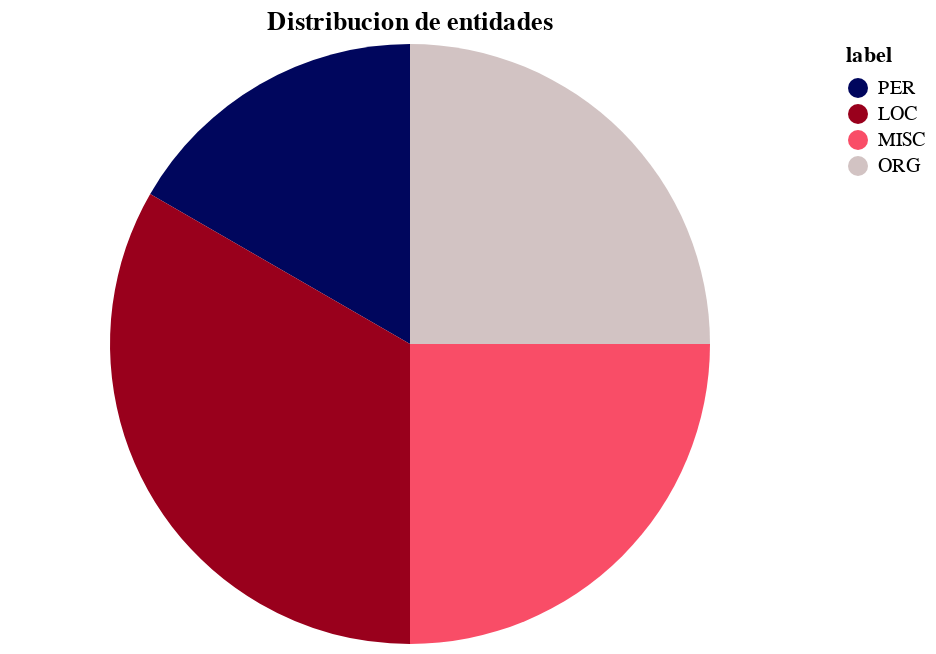

The notebook cell this image was saved under:
### Code cell
alt.Chart(df, title="Distribucion de entidades").mark_arc().encode(
    theta="count():Q",
    color= alt.Color('label', scale = alt.Scale(domain=domain, range=range_))
)

### Figure 1 — Vega-Lite specification as saved in the notebook (floating-point values rounded to 4 significant figures)
{"config": {"view": {"continuousWidth": 400, "continuousHeight": 300}}, "data": {"name": "data-905af67ebb72603c0dcfbbc8cb2fd8fe"}, "mark": "arc", "encoding": {"color": {"field": "label", "scale": {"domain": ["PER", "LOC", "MISC", "ORG"], "range": ["#00065D", "#99001C", "#F94D67", "#D2C3C3"]}, "type": "nominal"}, "theta": {"aggregate": "count", "type": "quantitative"}}, "title": "Distribucion de entidades", "$schema": "https://vega.github.io/schema/vega-lite/v4.17.0.json", "datasets": {"data-905af67ebb72603c0dcfbbc8cb2fd8fe": [{"text": "Margaret Hamilton", "label": "PER", "archivo_origen": "archivo 1", "numero_linea": 1}, {"text": "Paoli", "label": "LOC", "archivo_origen": "archivo 1", "numero_linea": 1}, {"text": "Indiana", "label": "LOC", "archivo_origen": "archivo 1", "numero_linea": 1}, {"text": "Software estadounidense", "label": "MISC", "archivo_origen": "archivo 1", "numero_linea": 1}, {"text": "División de Ingeniería de Software", "label": "MISC", "archivo_origen": "archivo 1", "numero_linea": 1}, {"text": "Laboratorio de Instrumentación", "label": "ORG", "archivo_origen": "archivo 1", "numero_linea": 1}, {"text": "MIT", "label": "ORG", "archivo_origen": "archivo 1", "numero_linea": 1}, {"text": "Programa Espacial Apolo", "label": "MISC", "archivo_origen": "archivo 1", "numero_linea": 1}, {"text": "Higher Order Software", "label": "ORG", "archivo_origen": "archivo 1", "numero_linea": 1}, {"text": "Hamilton Technologies", "label": "PER", "archivo_origen": "archivo 1", "numero_linea": 1}, {"text": "Cambridge", "label": "LOC", "archivo_origen": "archivo 1", "numero_linea": 1}, {"text": "Massachusetts", "label": "LOC", "archivo_origen": "archivo 1", "numero_linea": 1}]}}
